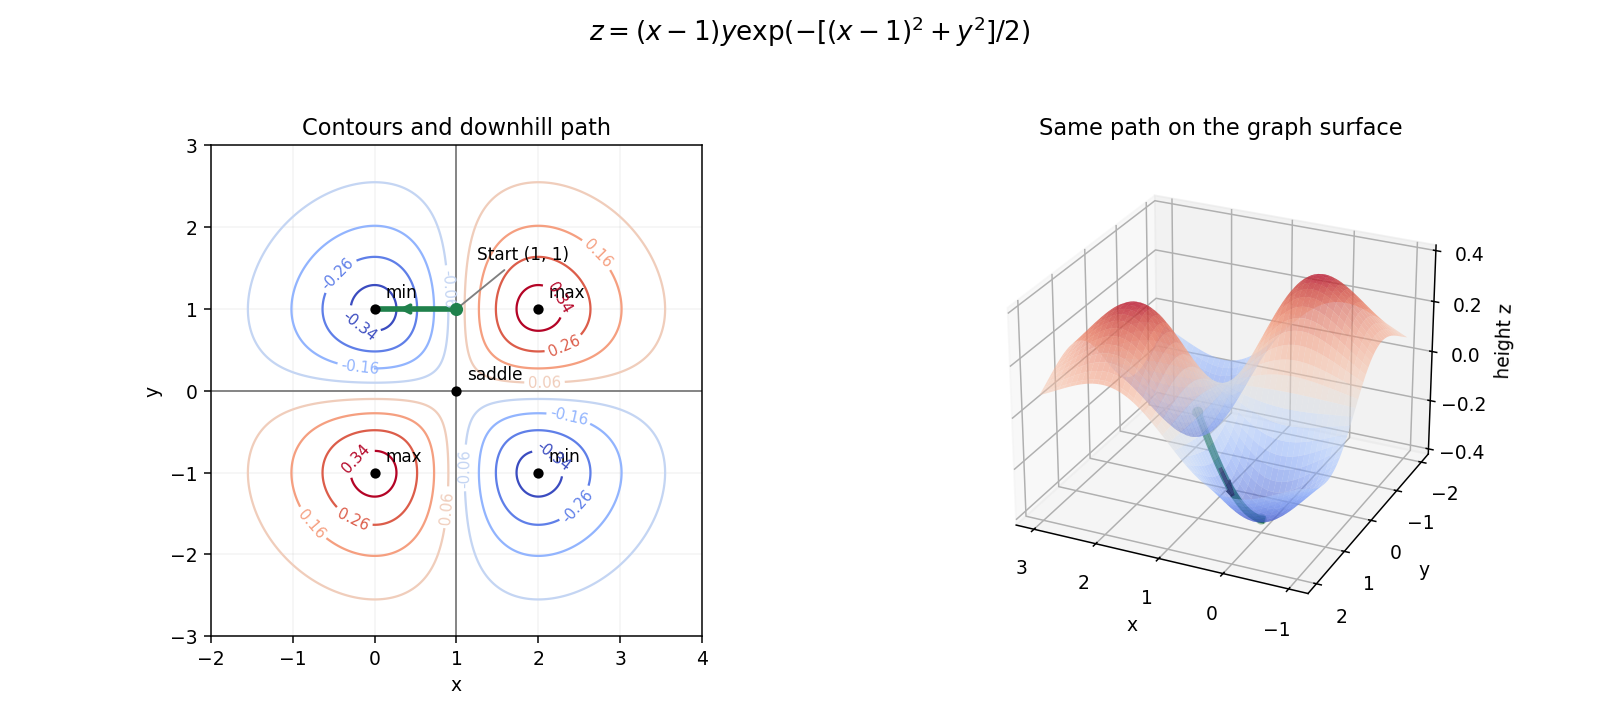

Python code for this plot:
"""Original contours and graph surface; write PNG to the current directory."""
from pathlib import Path
import matplotlib
matplotlib.use('Agg')
import matplotlib.pyplot as plt
import numpy as np
f=lambda x,y:(x-1)*y*np.exp(-((x-1)**2+y*y)/2)
fig=plt.figure(figsize=(12,5.3),facecolor='white');ax=fig.add_subplot(121)
x=np.linspace(-2,4,450);y=np.linspace(-3,3,450);xx,yy=np.meshgrid(x,y);zz=f(xx,yy)
levels=[-.34,-.26,-.16,-.06,.06,.16,.26,.34]
cs=ax.contour(xx,yy,zz,levels=levels,cmap='coolwarm',linewidths=1.2);ax.clabel(cs,inline=True,fontsize=8,fmt='%.2f')
ax.axvline(1,color='gray',lw=1);ax.axhline(0,color='gray',lw=1)
for x,y,text in [(2,1,'max'),(0,-1,'max'),(0,1,'min'),(2,-1,'min'),(1,0,'saddle')]:
 ax.scatter([x],[y],color='black',s=20,zorder=4);ax.annotate(text,(x,y),(x+.13,y+.14),fontsize=9)
ax.plot([0,1],[1,1],color='#20814c',lw=3);ax.annotate('',(.25,1),(.8,1),arrowprops={'arrowstyle':'->','color':'#20814c','lw':2})
ax.scatter([1],[1],color='#20814c',zorder=5);ax.annotate('Start (1, 1)',(1,1),(1.25,1.6),fontsize=9,arrowprops={'arrowstyle':'-','color':'gray'})
ax.set(xlim=(-2,4),ylim=(-3,3),aspect='equal',xlabel='x',ylabel='y',title='Contours and downhill path');ax.grid(alpha=.15)
ax=fig.add_subplot(122,projection='3d');xx,yy=np.meshgrid(np.linspace(-1,3,90),np.linspace(-2,2,90));zz=f(xx,yy)
ax.plot_surface(xx,yy,zz,cmap='coolwarm',alpha=.55,linewidth=0,antialiased=True)
x=np.linspace(0,1,120);y=np.ones_like(x);z=f(x,y);ax.plot(x,y,z,color='#176f3b',lw=4)
ax.scatter([1,0],[1,1],[0,-1/np.e],color='#176f3b',s=24)
x0=.65;dx=-.2;dz=dx*(1-(x0-1)**2)*np.exp(-((x0-1)**2+1)/2)
ax.quiver(x0,1,f(x0,1),dx,0,dz,color='black',lw=2,arrow_length_ratio=.4)
ax.set(xlabel='x',ylabel='y',zlabel='height z',title='Same path on the graph surface');ax.view_init(elev=26,azim=115)
fig.suptitle(r'$z=(x-1)y\exp(-[(x-1)^2+y^2]/2)$',fontsize=14)
fig.tight_layout(rect=(0,0,1,.94));fig.savefig(Path(__file__).with_suffix('.png').name,dpi=135,facecolor='white');plt.close(fig)
